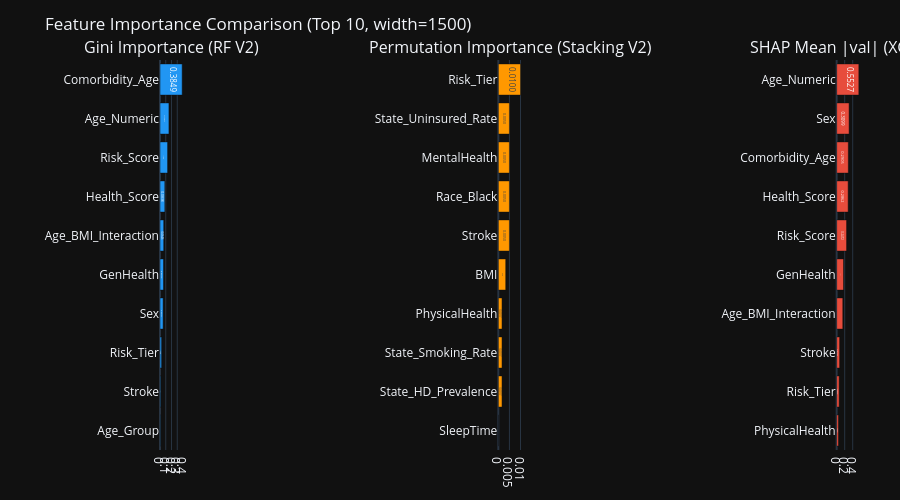

Notebook cell for this chart:
### Markdown cell above
## 16. Feature Importance Comparison
Comparing feature importance across Gini (Random Forest V2), Permutation (Stacking V2), and SHAP (XGBoost V2).

### Code cell
feature_names = X_test.columns.tolist()

# 1. Gini Importance (RF V2)
feat_imp_gini = pd.Series(rf_v2.feature_importances_, index=feature_names).sort_values(ascending=False)

# 2. Permutation Importance (Stacking V2) on a small subset to save time
X_perm = X_test.sample(200, random_state=42)
y_perm = y_test.loc[X_perm.index]
perm_imp = permutation_importance(stacking_v2, X_perm, y_perm, n_repeats=3, random_state=42, n_jobs=-1)
feat_imp_perm = pd.Series(perm_imp.importances_mean, index=feature_names).sort_values(ascending=False)

# 3. SHAP Importance
feat_imp_shap = pd.Series(np.abs(shap_values).mean(axis=0), index=feature_names).sort_values(ascending=False)

imp_df = pd.DataFrame({
    'Gini (RF V2)': feat_imp_gini.head(10),
    'Permutation (Stacking V2)': feat_imp_perm.head(10),
    'SHAP Mean |val| (XGB V2)': feat_imp_shap.head(10)
})
display(imp_df)

# Plotly visualization — Top 10 Features by each method
top_n = 10
fig = make_subplots(rows=1, cols=3,
                    subplot_titles=['Gini Importance (RF V2)',
                                   'Permutation Importance (Stacking V2)',
                                   'SHAP Mean |val| (XGB V2)'],
                    horizontal_spacing=0.45)

for col_num, (series, color) in enumerate([
    (feat_imp_gini.head(top_n).sort_values(), '#2196F3'),
    (feat_imp_perm.head(top_n).sort_values(), '#FF9800'),
    (feat_imp_shap.head(top_n).sort_values(), '#E74C3C'),
], start=1):
    fig.add_trace(go.Bar(
        x=series.values,
        y=series.index,
        orientation='h',
        marker_color=color,
        text=[f"{v:.4f}" for v in series.values],
        textposition='inside',
        showlegend=False,
    ), row=1, col=col_num)

fig.update_layout(
    title='Feature Importance Comparison (Top 10, width=1500)',
    template='plotly_dark',
    height=500,
    margin=dict(l=160, r=40, t=60, b=40),
)
fig.show()

### Figure 1 — Plotly figure (JSON) as saved in the notebook; plotly's stock layout.template omitted (floating-point values rounded to 4 significant figures)
{"data": [{"marker": {"color": "#2196F3"}, "orientation": "h", "showlegend": false, "text": ["0.0054", "0.0108", "0.0278", "0.0541", "0.0606", "0.0646", "0.0838", "0.1318", "0.1552", "0.3849"], "textposition": "inside", "type": "bar", "x": [0.005419, 0.01085, 0.0278, 0.05411, 0.06059, 0.06463, 0.08385, 0.1318, 0.1552, 0.3849], "xaxis": "x", "y": ["Age_Group", "Stroke", "Risk_Tier", "Sex", "GenHealth", "Age_BMI_Interaction", "Health_Score", "Risk_Score", "Age_Numeric", "Comorbidity_Age"], "yaxis": "y"}, {"marker": {"color": "#FF9800"}, "orientation": "h", "showlegend": false, "text": ["0.0000", "0.0017", "0.0017", "0.0017", "0.0033", "0.0050", "0.0050", "0.0050", "0.0050", "0.0100"], "textposition": "inside", "type": "bar", "x": [0.0, 0.001667, 0.001667, 0.001667, 0.003333, 0.005, 0.005, 0.005, 0.005, 0.01], "xaxis": "x2", "y": ["SleepTime", "State_HD_Prevalence", "State_Smoking_Rate", "PhysicalHealth", "BMI", "Stroke", "Race_Black", "MentalHealth", "State_Uninsured_Rate", "Risk_Tier"], "yaxis": "y2"}, {"marker": {"color": "#E74C3C"}, "orientation": "h", "showlegend": false, "text": ["0.0451", "0.0620", "0.0743", "0.1532", "0.1706", "0.2472", "0.2862", "0.2905", "0.3099", "0.5527"], "textposition": "inside", "type": "bar", "x": [0.0451, 0.062, 0.07431, 0.1532, 0.1706, 0.2472, 0.2862, 0.2905, 0.3099, 0.5527], "xaxis": "x3", "y": ["PhysicalHealth", "Risk_Tier", "Stroke", "Age_BMI_Interaction", "GenHealth", "Risk_Score", "Health_Score", "Comorbidity_Age", "Sex", "Age_Numeric"], "yaxis": "y3"}], "layout": {"annotations": [{"font": {"size": 16}, "showarrow": false, "text": "Gini Importance (RF V2)", "x": 0.01667, "xanchor": "center", "xref": "paper", "y": 1, "yanchor": "bottom", "yref": "paper"}, {"font": {"size": 16}, "showarrow": false, "text": "Permutation Importance (Stacking V2)", "x": 0.5, "xanchor": "center", "xref": "paper", "y": 1, "yanchor": "bottom", "yref": "paper"}, {"font": {"size": 16}, "showarrow": false, "text": "SHAP Mean |val| (XGB V2)", "x": 0.9833, "xanchor": "center", "xref": "paper", "y": 1, "yanchor": "bottom", "yref": "paper"}], "height": 500, "margin": {"b": 40, "l": 160, "r": 40, "t": 60}, "title": {"text": "Feature Importance Comparison (Top 10, width=1500)"}, "xaxis": {"anchor": "y", "domain": [0, 0.03333]}, "xaxis2": {"anchor": "y2", "domain": [0.4833, 0.5167]}, "xaxis3": {"anchor": "y3", "domain": [0.9667, 1]}, "yaxis": {"anchor": "x", "domain": [0, 1]}, "yaxis2": {"anchor": "x2", "domain": [0, 1]}, "yaxis3": {"anchor": "x3", "domain": [0, 1]}}}
